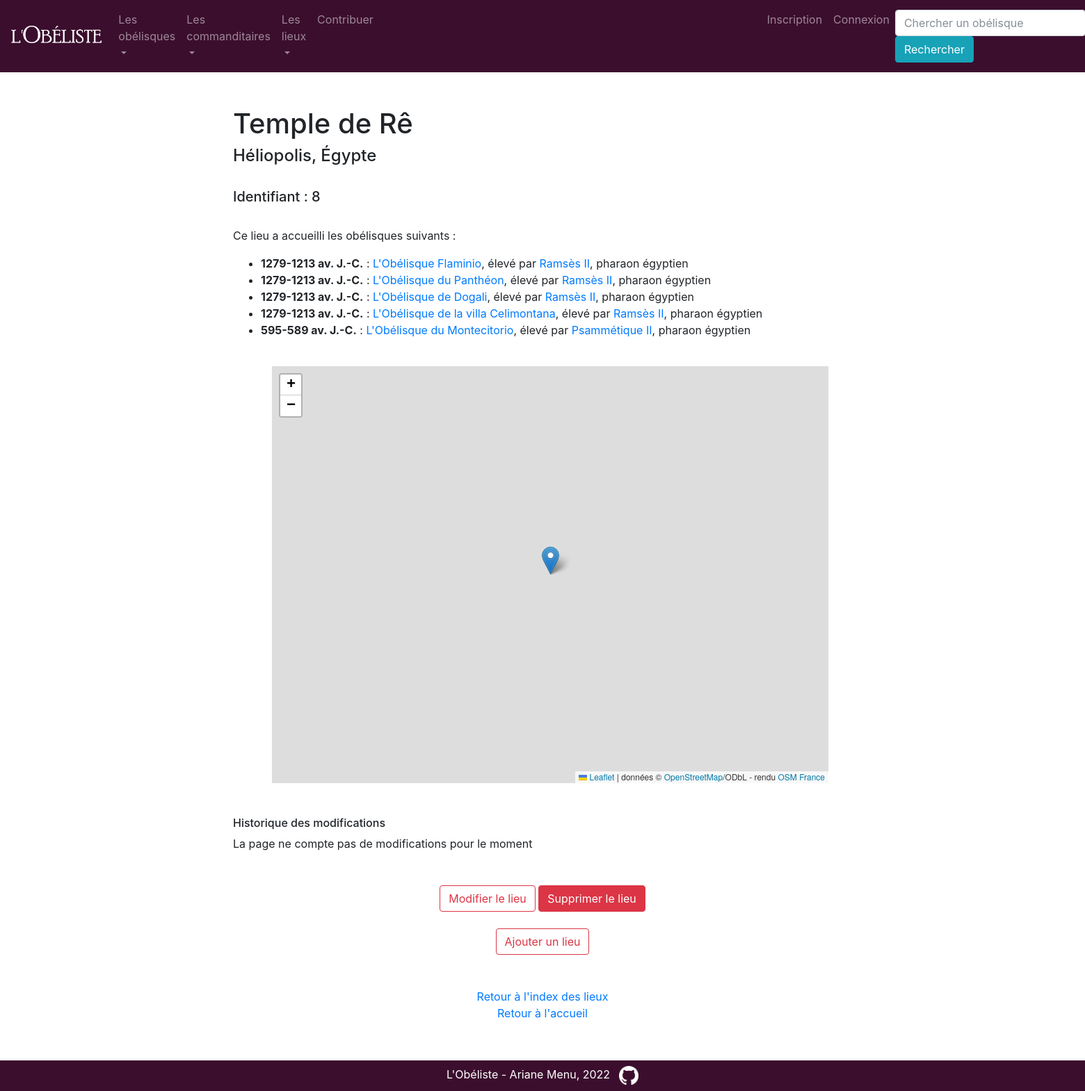
The app's page /lieu/8 with its own data.
### app/modeles/donnees.py (models this page shows, shortened)
class Localisation(db.Model):
    localisation_id = db.Column(db.Integer, unique=True, nullable=False, primary_key=True, autoincrement=True)
    localisation_lieu = db.Column(db.Text)
    localisation_ville = db.Column(db.Text)
    localisation_pays = db.Column(db.Text)
    localisation_longitude = db.Column(db.Text)
    localisation_latitude = db.Column(db.Text)
    erige = db.relationship("Erige", back_populates="localisation")
    authorships = db.relationship("Authorship", back_populates="localisation")

class Erige(db.Model):
    __tablename__ = "erige"
    erige_id = db.Column(db.Integer, unique=True, nullable=False, primary_key=True, autoincrement=True)
    erige_id_obelisque = db.Column(db.Integer, db.ForeignKey('obelisque.obelisque_id'))
    erige_id_personne = db.Column(db.Integer, db.ForeignKey('personne.personne_id'))
    erige_id_localisation = db.Column(db.Integer, db.ForeignKey('localisation.localisation_id'))
    erige_date = db.Column(db.Text)
    erige_actuel = db.Column(db.Integer, default=0)
    obelisque = db.relationship("Obelisque", back_populates="erige")
    personne = db.relationship("Personne", back_populates="erige")
    localisation = db.relationship("Localisation", back_populates="erige")
    authorships = db.relationship("Authorship", back_populates="erige")

class Obelisque(db.Model):
    obelisque_id = db.Column(db.Integer, unique=True, nullable=False, primary_key=True, autoincrement=True)
    obelisque_nom = db.Column(db.Text)
    obelisque_hauteur = db.Column(db.Float)
    obelisque_hauteur_avec_base = db.Column(db.Float)
    obelisque_materiau = db.Column(db.Text)
    obelisque_type_commande = db.Column(db.Text)
    obelisque_notice = db.Column(db.Text)
    obelisque_presence_inscription = db.Column(db.Integer, default=0)
    obelisque_inscription_latine = db.Column(db.Text)
    obelisque_inscription_latine_traduite = db.Column(db.Text)
    obelisque_bibliographie = db.Column(db.Text)
    obelisque_image_url = db.Column(db.Text)
    obelisque_image_auteur = db.Column(db.Text)
    obelisque_image_licence = db.Column(db.Text)
    obelisque_image_licence_url = db.Column(db.Text)
    erige = db.relationship("Erige", back_populates="obelisque")
    authorships = db.relationship("Authorship", back_populates="obelisque")

class Personne(db.Model):
    personne_id = db.Column(db.Integer, unique=True, nullable=False, primary_key=True, autoincrement=True)
    personne_nom = db.Column(db.Text)
    personne_fonction = db.Column(db.Text)
    personne_nationalite = db.Column(db.Text)
    erige = db.relationship("Erige", back_populates="personne")
    authorships = db.relationship("Authorship", back_populates="personne")

### app/routes/generic.py (the view)
@app.route("/lieu/<int:localisation_id>")
def localisation(localisation_id):
    localisation = Localisation.query.filter(Localisation.localisation_id == localisation_id).first_or_404()
    erige = Erige.query.filter(Erige.erige_id_localisation == localisation_id).order_by(Erige.erige_date)
    return render_template("pages/lieu.html", localisation=localisation, erige=erige)

### app/templates/pages/lieu.html (shortened to what this page needs)
{% extends "conteneur.html" %}
{% block corps %}
<div class="centrer_contenu">
    <h1>{{localisation.localisation_lieu}}</h1>
    <h4>{{localisation.localisation_ville}}, {{localisation.localisation_pays}}</h4>
    <br>
    <h5>Identifiant : {{localisation.localisation_id}}</h5>
    <br>
    <div>
        <p>Ce lieu a accueilli les obélisques suivants :</p>
            <ul>
            {% for erige in erige %}
                <li><b>{{erige.erige_date}}</b> : <a href="{{url_for('obelisque', obelisque_id=erige.obelisque.obelisque_id)}}">{{erige.obelisque.obelisque_nom}}</a>, élevé par <a href="{{url_for('personne', personne_id=erige.personne.personne_id)}}">{{erige.personne.personne_nom}}</a>{% if erige.personne.personne_fonction %}, {{erige.personne.personne_fonction}}{% endif %} {% if erige.personne.personne_fonction %}{{erige.personne.personne_nationalite}}{% endif %}</li>
            {% endfor %}
            </ul>
    </div>
    <br>
    {% if localisation.localisation_latitude %}
        <div class="carte" id="map" style="width: 800px; height: 600px">
        </div>
    {% endif %}
    <br>
    <br>
    <div>
        <h6>Historique des modifications</h6>
        {% if localisation.authorships %}
            {% for modification in localisation.authorships %}
                <li>{{modification.user.user_nom}} | {{modification.authorship_date.strftime('%d/%m/%Y, %H:%M')}}</li>
            {% endfor %}
        {% else %}
        <span>La page ne compte pas de modifications pour le moment</span>
        {% endif %}
    </div>
    <br>
    <br>
    <div align="center">
        <a href="{{url_for('localisation_update', localisation_id=localisation.localisation_id)}}" class="btn btn-outline-danger">Modifier le lieu</a>
        <a href="{{url_for('localisation_delete', localisation_id=localisation.localisation_id)}}" class="btn btn-danger">Supprimer le lieu</a>
        <br>
        <br>
        <a href="{{url_for('localisation_add')}}" class="btn btn-outline-danger">Ajouter un lieu</a>
    </div>
    <br>
    <div align="center">
        <br>
        <a href="{{url_for('index_lieux')}}">Retour à l'index des lieux</a>
        <br>
        <a href="{{url_for('accueil')}}">Retour à l'accueil</a>
    </div>
</div>
{% endblock %}

### app/templates/conteneur.html (style rules this page uses)
.centrer_contenu { margin-left: 110px; margin-right: 110px; }
.carte { margin-left: 56px; }

### records on screen
Localisation: localisation_lieu "Temple de Rê", localisation_ville "Héliopolis", localisation_pays "Égypte", localisation_id "8"
Erige: erige_date "1279-1213 av. J.-C.", obelisque.obelisque_nom "L'Obélisque Flaminio", personne.personne_nom "Ramsès II", personne.personne_fonction "pharaon", personne.personne_nationalite "égyptien"
Erige: erige_date "1279-1213 av. J.-C.", obelisque.obelisque_nom "L'Obélisque du Panthéon", personne.personne_nom "Ramsès II", personne.personne_fonction "pharaon", personne.personne_nationalite "égyptien"
Erige: erige_date "1279-1213 av. J.-C.", obelisque.obelisque_nom "L'Obélisque de Dogali", personne.personne_nom "Ramsès II", personne.personne_fonction "pharaon", personne.personne_nationalite "égyptien"
Erige: erige_date "1279-1213 av. J.-C.", obelisque.obelisque_nom "L'Obélisque de la villa Celimontana", personne.personne_nom "Ramsès II", personne.personne_fonction "pharaon", personne.personne_nationalite "égyptien"
Erige: erige_date "595-589 av. J.-C.", obelisque.obelisque_nom "L'Obélisque du Montecitorio", personne.personne_nom "Psammétique II", personne.personne_fonction "pharaon", personne.personne_nationalite "égyptien"
